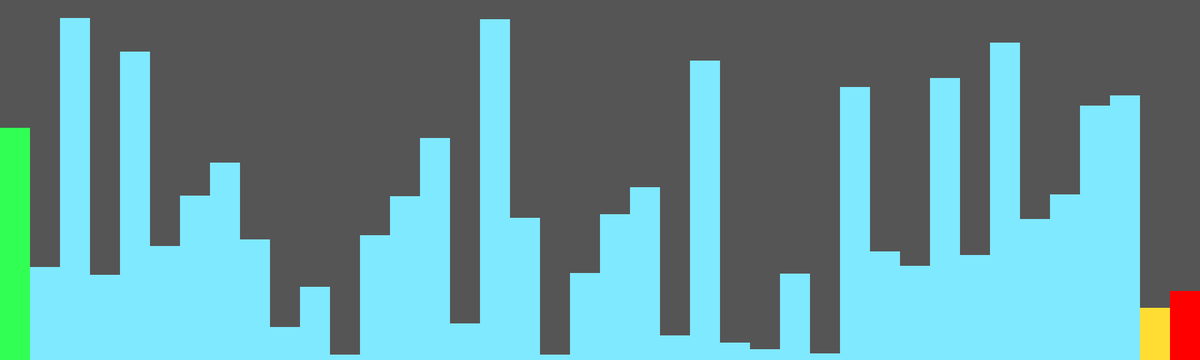
Frame 1 (no input)
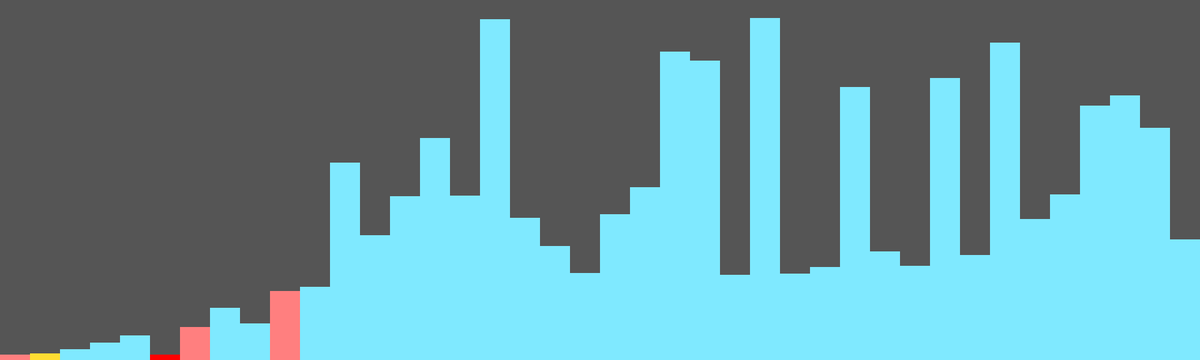
Frame 60 (the mouse pressed at the canvas centre just before this capture)
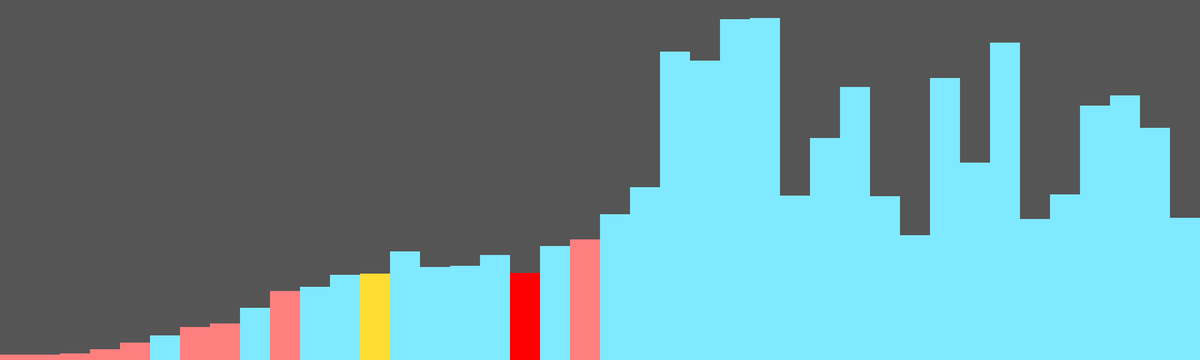
Frame 120 (the mouse held since frame 60 and released just before this capture)

The Processing sketch that drew these frames (run headless with seeded random() and noise(); from frame 60 on, the mouse is pressed at the canvas centre):

// Processing sketch: QuickSort
// ── QuickSort.pde
/*
*  QUICKSORT VISUALIZATION
 *
 *  This Processing Sketch visualizes the Quicksort Algorithm.
 *  All Information needed is written in the comments
 *
 *  Credits: Linus Stalder
 */



Key[] arr;//the array to be sorted (uses own Key class to easily color the columns different)
int w;//width of the columns (entries of the array); can be changed as you wish
ArrayList<Key[]> list; //list of Arrays used to store the stages of the array during quicksort, to draw the different stages
int index; //index for drawing the list


void setup() {
  //fullScreen();
  size(2000, 600); //change as you wish
  w = 50; //feel free to change
  index = 0;
  arr=new Key[width/w]; //width/w elements in array
  colorMode(HSB, 360, 100, 100);
  for (int i=0; i<arr.length; i++) { //initializing the array with random values (note that Key constructor is used as we use Key class)
    arr[i]=new Key((int)(random(1)*(height)), -1);
  }
  list = new ArrayList<Key[]>();
  quickSort(list, arr, 0, arr.length-1); //sorting the array using quickSort
  //println(list.size());
  //for (int i=0; i<list.size(); i++) {
  //  printArray(list.get(i));
  //}
}
void draw() {
  noStroke();
  frameRate(20); //feel free to change
  if (index<list.size()) {
    drawArray(list.get(index)); //drawing the different stages of the arrays in quicksort; each frame a new stage
    index++;
  } else {
    noLoop();
  }
}

void mouseClicked() {
  if (index>=list.size()) {
    setup();
    loop();
  }
}
/*
*This function prints a Key array as follows:
 * [key|status,...,key|status]
 *
 */
void printArray(Key[] arr) {
  if (arr.length==0) {
    print("[");
  } else {
    print("["+arr[0].key+"|"+arr[0].status);
  }
  for (int i =1; i<arr.length; i++) {
    print(", "+arr[i].key+"|"+arr[i].status);
  }
  println("]");
}

/*
* This function draws a Key array on the window as follows:
 * According to the position in the array, a column is drawn with the height of the key of the entry (arr[i].key)
 * The Color is determined by the status of the entry (arr[i].status)
 */
void drawArray(Key[] arr) {
  background(120);

  for (int i=0; i<arr.length; i++) {
    if (arr[i].status==0) {//left pointer (green)
      fill(130, 80, 100);
    } else if (arr[i].status==1) {//right pointer (yellow)
      fill(50, 80, 100);
    } else if (arr[i].status==2) {//pivot (red)
      fill(0, 100, 100);
    } else if (arr[i].status==3) {//old pivot (light red)
      fill(0, 50, 100);
    } else { //default (blue)
      fill(190, 50, 100);
    }

    rect(i*w, height, w, -arr[i].key);
  }
}



/*
*  Sorts an Array using QuickSort
 *  Parameters:
 *  list: an ArrayList of Key Arrays, it is used to store the different stages of the algorithm
 *  arr: an Key Array, it is the array to be sorted according to the entries key value (arr[i].key)
 *  start: starting point where quickSort should start sorting
 *  end: ending point where quickSort should stop sorting
 *  the latter two are used to the recurrence working
 *
 */
void quickSort(ArrayList<Key[]> list, Key[] arr, int start, int end) {
  if (start>=end) {
    return;
  }

  int p = partition(list, arr, start, end);
  quickSort(list, arr, start, p-1);
  quickSort(list, arr, p+1, end);
}

/*
*  Splits an array according to a pivot: all elements with key less than pivotkey are on the left of the pivot
 *  Parameters:
 
 *  list: an ArrayList of Key Arrays, it is used to store the different stages of the algorithm
 *  arr: an Key Array, it is the array to be split according to the entries key value (arr[i].key)
 *  start: starting point where partition should start working
 *  end: ending point where partition should stop working
 *  
 *  The algorithm used in this example is known as the "Hoare partition scheme":
 *  https://en.wikipedia.org/wiki/Quicksort#Hoare_partition_scheme
 */
int partition(ArrayList<Key[]> list, Key[] arr, int start, int end) {
  int pind = end; //pivotindex
  int p = arr[pind].key;//pivotkey

  int left = start; //index of left pointer
  int right = end-1; //index of right pointer

  arr[pind].setStatus(2); //status of pivotelement
  arr[left].setStatus(0); //status of left pointer
  arr[right].setStatus(1);//status of right pointer

  addToList(list, arr); //add first array to list

  int prevleft =left;
  int prevright=right;
  do {
    while ((left<end && arr[left].key<p) || (right>start && arr[right].key>=p)) { //slightly modified to always have both pointer's status in the staged array
      if (left<end && arr[left].key<p) {
        left++;
        arr[left].setStatus(0); //set status of new leftpointer
        arr[prevleft].setStatus(-1); //reset status of old leftpointer
        prevleft=left; //update old leftpointer
      }
      if (right>start && arr[right].key>=p) {
        right--;
        arr[right].setStatus(1); //set status of new rightpointer
        arr[prevright].setStatus(-1); //reset status of old rightpointer
        prevright=right; //update old rightpointer
      }
      addToList(list, arr); //store each iteration of pointers movement in list
    }

    if (left<right) {
      
      swap(list, arr, left, right);
      arr[left].setStatus(-1);
      arr[right].setStatus(-1);
    }
  } while (left<right);
  arr[pind].setStatus(3); //set status of pivotelement to old pivot
  arr[right].setStatus(-1); //reset status of leftpointer
  arr[left].setStatus(-1); //reset status of rightpointer
  swap(list, arr, left, pind);
  return left;
}

/*
*  swaps elements a and b in given array arr
 *  list is the ArrayList of Key Arrays to store the staged arrays in the algorithm
 */
void swap(ArrayList<Key[]> list, Key[] arr, int a, int b) {
  Key temp=arr[a];
  arr[a]=arr[b];
  arr[b]=temp;
  addToList(list, arr);
}


/*
*  adds a Key Array to the List
 *
 */
void addToList(ArrayList<Key[]> list, Key[] arr) {
  Key[] toAdd = new Key[arr.length];
  toAdd = copyOfArray(arr); //copy that not only references are stored which maybe already are in the list
  list.add(toAdd);
}


/*
*  copies an Array of Keys generating new Object to prevent that only references are copied
 *  returns the copy
 *
 */

Key[] copyOfArray(Key[] arr) {
  Key[] res=new Key[arr.length];
  for (int i=0; i<arr.length; i++) {
    res[i] = new Key(arr[i]);
  }
  return res;
}

/*
*  Key Class which stores a key and a status for each Key-Object
 *  
 */
class Key {
  int key;
  int status;
  //Constructor to generate Object from Scratch
  Key(int key, int status) {
    this.key=key;
    this.status=status;
  }
  //Constructor to generate a copy of a Key Object
  Key (Key k) {
    this.key =k.key;
    this.status=k.status;
  }
  //setter of status
  void setStatus(int status) {
    this.status=status;
  }
}
